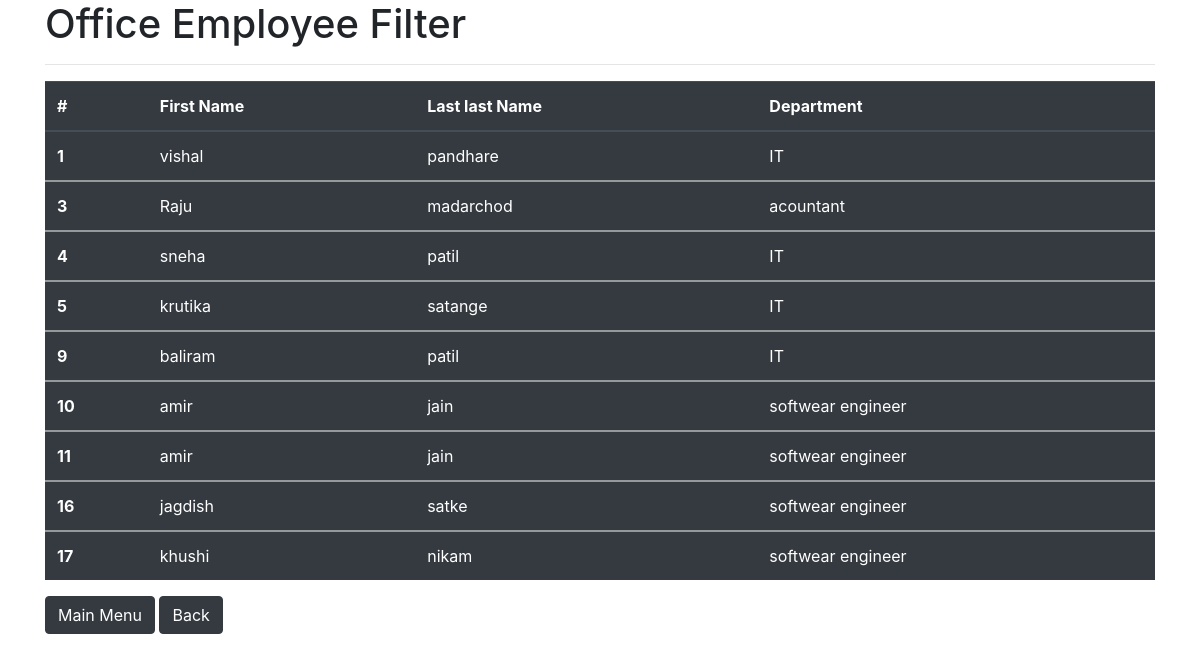
Screenshot of /filter_emp with the database file from the repository.
### emp_app/models.py (models this page shows, shortened)
class Employee(models.Model):
    first_name=models.CharField(max_length=100)
    last_name=models.CharField(max_length=100)
    dept=models.ForeignKey(Department,on_delete=models.CASCADE)
    salary=models.IntegerField(default=0)
    bonus=models.IntegerField(default=0)
    phone=models.IntegerField()
    role=models.ForeignKey(Role,on_delete=models.CASCADE)
    hire_date=models.DateField()
    def __str__(self):
        return "%s %s" %(self.first_name,self.last_name)

class Department(models.Model):
    name=models.CharField(max_length=100,null=False)
    location=models.CharField(max_length=100)

### emp_app/views.py (the view)
# urls.py: path('filter_emp',views.filter_emp,name="filter_emp"),
def filter_emp(request):
    emps=Employee.objects.all()
    context={
        'emps':emps
    }
    print(context)
    return render(request,"filter_emp.html",context)

### templates/filter_emp.html (shortened to what this page needs)
<!doctype html>
<html lang="en">
  <head>
    <link rel="stylesheet" href="https://cdn.jsdelivr.net/npm/bootstrap@4.3.1/dist/css/bootstrap.min.css">
  </head>
  <body>
      <div class="container">
        <h1>Office Employee Filter</h1>
        <hr>
        <table class="table table-dark">
          <thead>
            <tr>
              <th scope="col">#</th>
              <th scope="col">First Name</th>
              <th scope="col">Last last Name</th>
              <th scope="col">Department</th>
            </tr>
          </thead>
          {% for emp in emps%}
          <tbody>
            <tr>
              <th scope="row">{{emp.id}}</th>
              <td>{{emp.first_name}}</td>
              <td>{{emp.last_name}}</td>
              <td>{{emp.dept.name}}</td>
            </tr>
          </tbody>
          {% endfor %}
        </table>
        <button type="button" class="btn btn-dark"><a style="color:white;" href="/">Main Menu<a></button>
          <button type="button" class="btn btn-dark"><a style="color:white;" href="/">Back<a></button>
    </div>
  </body>
</html>

### rows the page displays
Employee: id "1", first_name "vishal", last_name "pandhare", dept.name "IT"
Employee: id "3", first_name "Raju", last_name "madarchod", dept.name "acountant"
Employee: id "4", first_name "sneha", last_name "patil", dept.name "IT"
Employee: id "5", first_name "krutika", last_name "satange", dept.name "IT"
Employee: id "9", first_name "baliram", last_name "patil", dept.name "IT"
Employee: id "10", first_name "amir", last_name "jain", dept.name "softwear engineer"
Employee: id "11", first_name "amir", last_name "jain", dept.name "softwear engineer"
Employee: id "16", first_name "jagdish", last_name "satke", dept.name "softwear engineer"
Employee: id "17", first_name "khushi", last_name "nikam", dept.name "softwear engineer"
